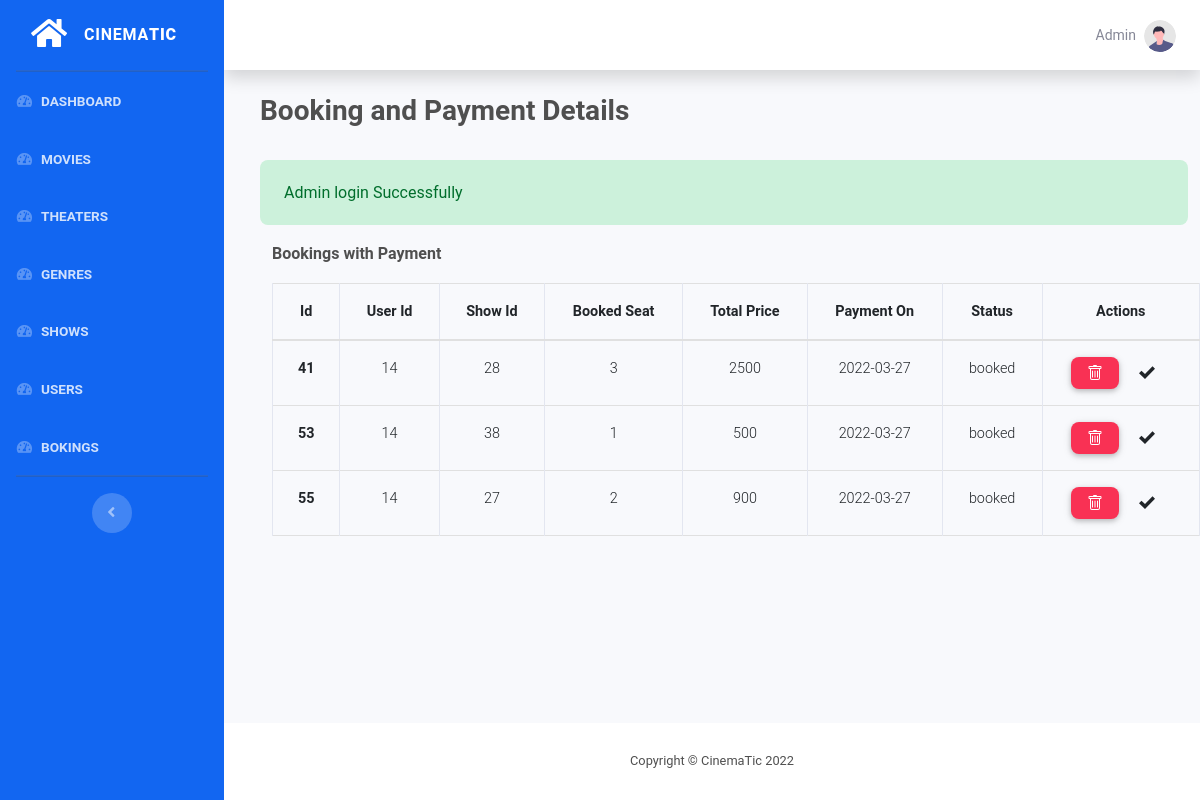
The app's page /admin/booking/index.php (signed in), older data.
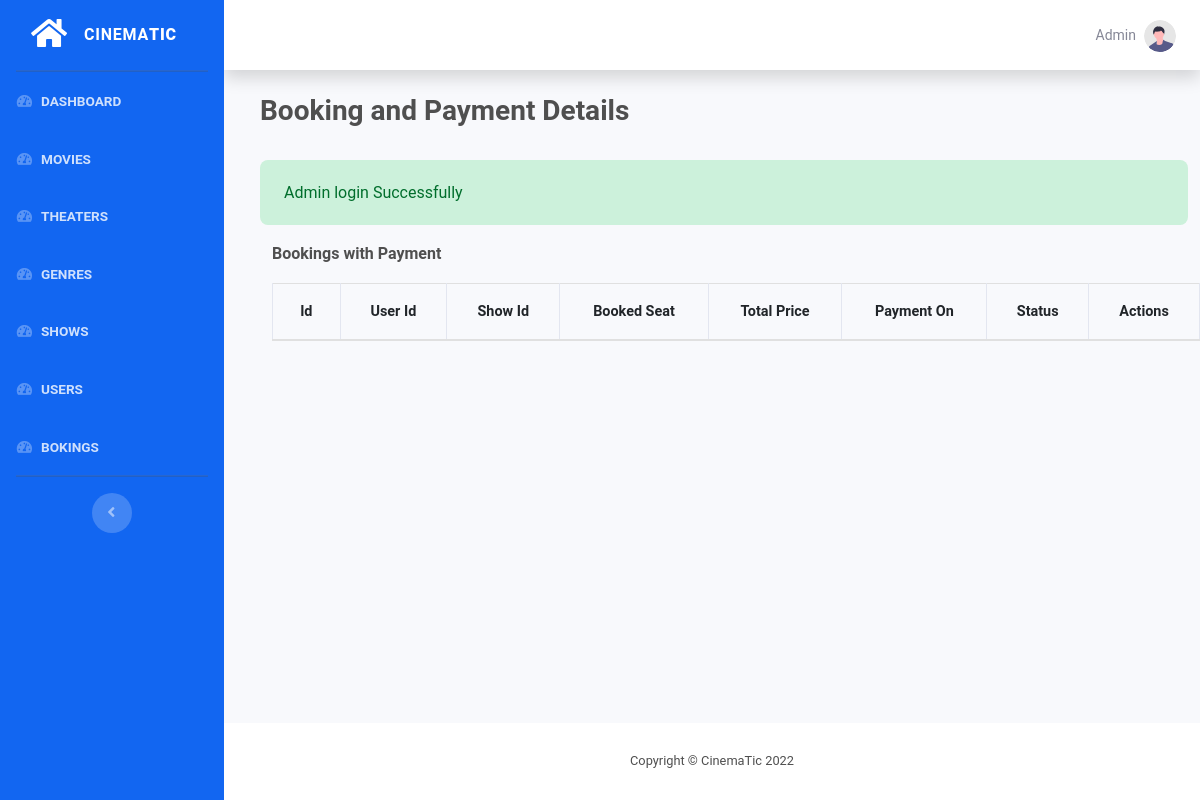
The same page, newer data.
### tables this page shows
CREATE TABLE `payment` (
  `id` int(11) NOT NULL,
  `booking_id` int(11) NOT NULL,
  `amount` int(11) NOT NULL,
  `payment_on` date NOT NULL
);

CREATE TABLE `booking` (
  `id` int(11) NOT NULL,
  `user_id` int(11) NOT NULL,
  `show_id` int(11) NOT NULL,
  `total_tickets` int(11) NOT NULL,
  `unit_price` int(11) NOT NULL,
  `status` varchar(10) NOT NULL,
  `booked_seat` int(11) NOT NULL,
  `total_price` int(11) NOT NULL,
  `booking_time` timestamp NOT NULL DEFAULT current_timestamp() ON UPDATE current_timestamp()
);

### admin/components/admin.php (called while the page is built, shortened)
<?php
include  __DIR__ . "/../../functions/db.php";
include  __DIR__ . "/../../functions/functions.php";
$page_url = "http://localhost/mtbs/admin/";

### functions/functions.php (called while the page is built, shortened)
<?php
function hasSuccess()
{
    return !empty($_SESSION['success']);
}
function getSuccess()
{
    $msg = $_SESSION['success'] ?? '';
    return $msg;
}

### functions/db.php (called while the page is built, shortened)
<?php
function pdo()
{
    $dbhost = "localhost";
    $dbname = "mtbs";
    $dbuser = "root";
    $dbpass = "";
    $options = [
        PDO::ATTR_DEFAULT_FETCH_MODE => PDO::FETCH_ASSOC
    ];
    $dsn = "mysql:host=" . $dbhost . ";dbname=" . $dbname;
    try {
        $pdo = new PDO($dsn, $dbuser, $dbpass, $options);
    } catch (PDOException $e) {
        die("Cannot Connect to Database: " . $e->getMessage());
    }
    return $pdo;
}
function query($sql, $all = true)
{
    $pdo = pdo();
    $stmt = $pdo->prepare($sql);
    $stmt->execute();
    if ($all) {
        return $stmt->fetchAll();
    }
    return $stmt->fetch();
}

### admin/booking/index.php (the view, shortened to what this page needs)
<?php
require_once __DIR__ . "/../components/admin.php";
$result = query('select * from payment JOIN booking ON payment.booking_id = booking.id', true);
include  __DIR__ . "/../components/header.php";
include  __DIR__ . "/../components/sidebar.php";
?>
<div class="container-fluid">
    <div class="d-flex m-4 justify-content-between mb-4">
        <h3 class="font-weight-bold">Booking and Payment Details</h3>
    </div>
    <?php if (hasSuccess()) : ?>
        <div id="success" class="ml-4 alert alert-success">
            <?php echo getSuccess(); ?>
        </div>
    <?php endif; ?>
    <div class="container">
        <p class="text-gray font-weight-bold mx-4">Bookings with Payment</p>
        <table class="table mx-4 table-responsive-md table-bordered">
            <thead>
                <tr>
                    <th class="font-weight-bold text-center">Id</th>
                    <th class="font-weight-bold text-center">User Id</th>
                    <th class="font-weight-bold text-center">Show Id</th>
                    <th class="font-weight-bold text-center">Booked Seat</th>
                    <th class="font-weight-bold text-center">Total Price</th>
                    <th class="font-weight-bold text-center">Payment On</th>
                    <th class="font-weight-bold text-center">Status</th>
                    <th class="font-weight-bold text-center">Actions</th>
                </tr>
            </thead>
            <tbody>
                <?php foreach ($result as $key) : ?>
                    <tr>
                        <td class="font-weight-bold text-center"><?php echo $key['id']; ?></td>
                        <td class=" text-center"><?php echo $key['user_id']; ?></td>
                        <td class=" text-center"><?php echo $key['show_id']; ?></td>
                        <td class=" text-center"><?php echo $key['booked_seat']; ?></td>
                        <td class=" text-center"><?php echo $key['total_price']; ?></td>
                        <td class=" text-center"><?php echo $key['payment_on']; ?></td>
                        <td class=" text-center"><?php echo $key['status']; ?></td>
                        <td class=" text-center">
                            <a class="btn btn-danger btn-sm rounded-5" style="height: 2rem;" onclick="confirmDelete(<?php echo $key['id']; ?>)" href="#!">
                            </a>
                            <?php if ($key['status'] == 'booked') : ?>
                                <svg class="mx-3 my-2" fill="currentColor" xmlns="http://www.w3.org/2000/svg" width="16" height="16" viewBox="0 0 24 24">
                                    <path d="M20.285 2l-11.285 11.567-5.286-5.011-3.714 3.716 9 8.728 15-15.285z" />
                                </svg>
                            <?php endif ?>
                        </td>
                    </tr>
                <?php endforeach;  ?>
            </tbody>
        </table>
    </div>
</div>
</div>
<?php include "../components/footer.php"; ?>

### admin/components/header.php (shortened to what this page needs)
<?php require_once "admin.php" ?>
<!DOCTYPE html>
<html lang="en">
<head>
    <link href="<?php echo $page_url ?>vendor/fontawesome-free/css/all.css" rel="stylesheet" type="text/css" />
    <link href="<?php echo $page_url ?>css/sb-admin-2.min.css" rel="stylesheet" />
    <link rel="stylesheet" href="<?php echo $page_url ?>css/mdb.min.css">
</head>
<body id="page-top">

### admin/components/sidebar.php (shortened to what this page needs)
<div id="wrapper">
    <ul class="navbar-nav bg-primary sidebar sidebar-dark accordion" id="accordionSidebar">
        <a class="sidebar-brand d-flex align-items-center justify-content-center" href="http://localhost/mtbs/admin/index.php">
            <div class="sidebar-brand-icon">
                <i class="fas fa-home"></i>
            </div>
            <div class="sidebar-brand-text mx-3 font-weight-bold ">CINEMA<span class="font-weight-bolder">TIC</span> </div>
        </a>
        <hr class="sidebar-divider my-0" />
        <li class="nav-item">
            <a class="nav-link" href="http://localhost/mtbs/admin/">
                <i class="fas fa-fw fa-tachometer-alt"></i>
                <span class="font-weight-bold text-uppercase"> Dashboard</span></a>
        </li>
        <li class="nav-item">
            <a class="nav-link" href="http://localhost/mtbs/admin/movie">
                <i class="fas fa-fw fa-tachometer-alt"></i>
                <span class="font-weight-bold text-uppercase">Movies</span></a>
        </li>
        <li class="nav-item">
            <a class="nav-link" href="http://localhost/mtbs/admin/hall">
                <i class="fas fa-fw fa-tachometer-alt"></i>
                <span class="font-weight-bold text-uppercase">Theaters</span></a>
        </li>
        <li class="nav-item">
            <a class="nav-link" href="http://localhost/mtbs/admin/genre">
                <i class="fas fa-fw fa-tachometer-alt"></i>
                <span class="font-weight-bold text-uppercase">Genres</span></a>
        </li>
        <li class="nav-item">
            <a class="nav-link" href="http://localhost/mtbs/admin/show">
                <i class="fas fa-fw fa-tachometer-alt"></i>
                <span class="font-weight-bold text-uppercase">Shows</span></a>
        </li>
        <li class="nav-item">
            <a class="nav-link" href="http://localhost/mtbs/admin/user">
                <i class="fas fa-fw fa-tachometer-alt"></i>
                <span class="font-weight-bold text-uppercase">Users</span></a>
        </li>
        <li class="nav-item">
            <a class="nav-link" href="http://localhost/mtbs/admin/booking">
                <i class="fas fa-fw fa-tachometer-alt"></i>
                <span class="font-weight-bold text-uppercase">Bokings</span></a>
        </li>
        <hr class="sidebar-divider" />
        <div class="text-center d-none d-md-inline">
            <button class="rounded-circle border-0" id="sidebarToggle"></button>
        </div>
    </ul>
    <div id="content-wrapper" class="d-flex flex-column">
        <div id="content">
            <nav class="navbar navbar-expand navbar-light bg-white topbar mb-4 static-top shadow">
                <ul class="navbar-nav ml-auto">
                    <li class="nav-item dropdown no-arrow">
                        <a class="nav-link dropdown-toggle" href="#" id="userDropdown" role="button" data-toggle="dropdown" aria-haspopup="true" aria-expanded="false">
                            <span class="mr-2 d-none d-lg-inline text-gray-600 small">Admin</span>
                            <img class="img-profile rounded-circle" src="<?php echo $page_url ?>img/undraw_profile.svg" />
                        </a>
                    </li>
                </ul>
            </nav>

### admin/components/footer.php (shortened to what this page needs)
<footer class="sticky-footer bg-white">
    <div class="container my-auto">
        <div class="copyright text-center my-auto">
            <span>Copyright &copy; CinemaTic <?php echo date('Y') ?></span>
        </div>
    </div>
</footer>
</div>
</div>
</body>
</html>

### admin/components/header.php (style rules this page uses)
html { scrollbar-width: thin; }

Row changes from the older to the newer data that the page shows:
removed payment: booking "41", booking.user_id "14", booking.show_id "28", booking.booked_seat "3", booking.total_price "2500", payment_on "2022-03-27", booking.status "booked"
removed payment: booking "53", booking.user_id "14", booking.show_id "38", booking.booked_seat "1", booking.total_price "500", payment_on "2022-03-27", booking.status "booked"
removed payment: booking "55", booking.user_id "14", booking.show_id "27", booking.booked_seat "2", booking.total_price "900", payment_on "2022-03-27", booking.status "booked"
